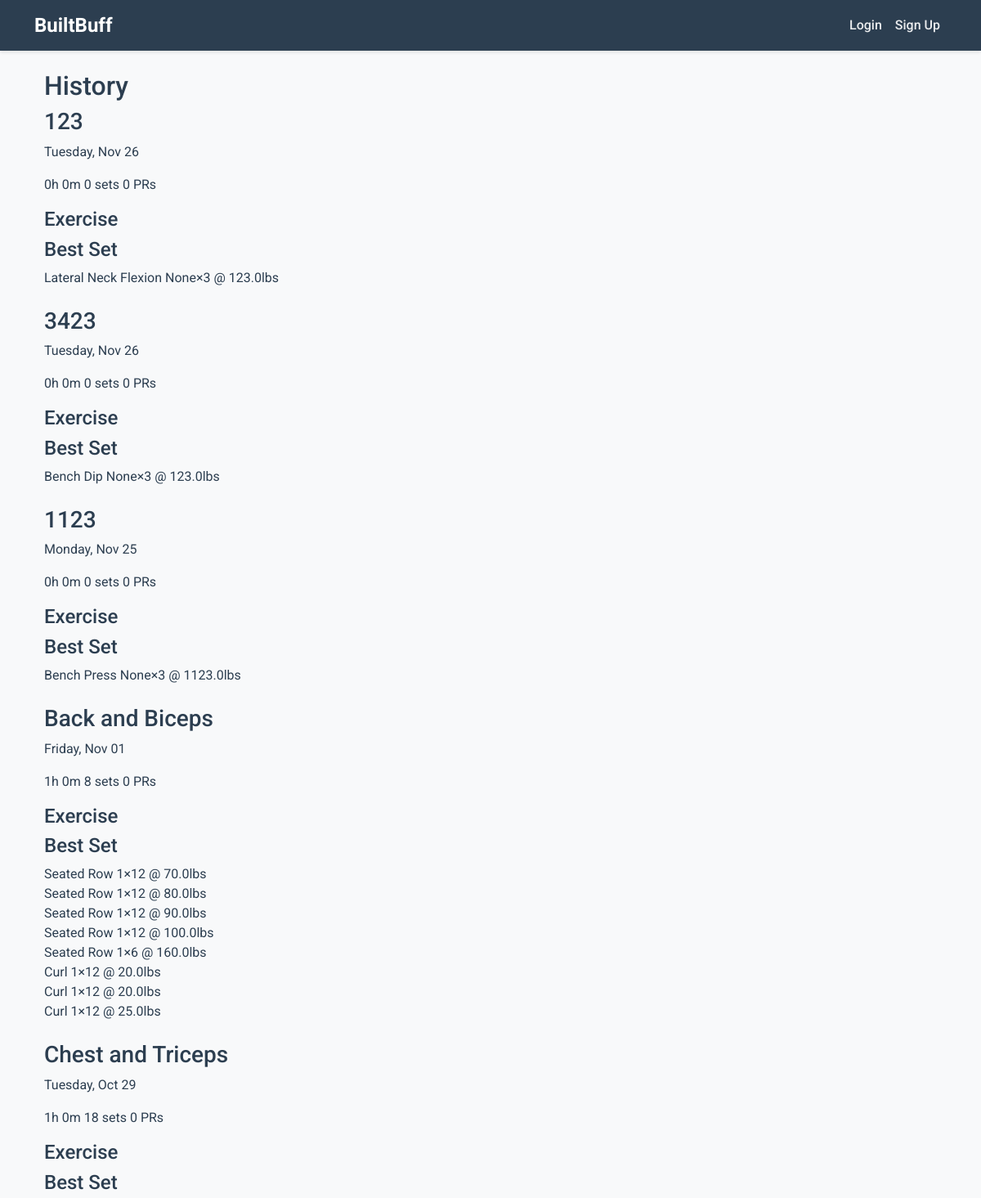
Screenshot of /history (signed in, upper part) with the database file from the repository.
### models/__init__.py (models this page shows, shortened)
class WorkoutSession(db.Model):
    __tablename__ = 'workout_sessions'
    session_id = db.Column(db.Integer, primary_key=True)
    user_id = db.Column(db.Integer, db.ForeignKey('users.user_id'), nullable=False)
    session_name = db.Column(db.String(100), nullable=False)
    start_time = db.Column(db.DateTime, default=datetime.utcnow)
    end_time = db.Column(db.DateTime, nullable=True)
    status = db.Column(db.String(10), default='active')
    workout_logs = db.relationship('WorkoutLog', backref='session', lazy=True)

class WorkoutLog(db.Model):
    __tablename__ = 'workout_logs'
    workout_id = db.Column(db.Integer, primary_key=True)
    user_id = db.Column(db.Integer, db.ForeignKey('users.user_id'))
    session_id = db.Column(db.Integer, db.ForeignKey('workout_sessions.session_id'), nullable=False)
    session_workout_number = db.Column(db.Integer)  # New field for tracking workout number in the session
    completed_at = db.Column(db.Date)
    intensity_level = db.Column(db.String(10))
    rest_time = db.Column(db.Integer)
    reps = db.Column(db.Integer)
    sets = db.Column(db.Integer)
    exercise_name = db.Column(db.String(100))
    equipment = db.Column(db.String(100))
    variation = db.Column(db.String(100))
    weight = db.Column(db.Float)  # Weight used in each exercise

### app.py (the view)
@app.route('/history')
@login_required
def history():
    workout_sessions = WorkoutSession.query.filter_by(
        user_id=current_user.user_id,
        status='completed'
    ).order_by(WorkoutSession.start_time.desc()).all()
    session_data = []
    for session in workout_sessions:
        workout_logs = WorkoutLog.query.filter_by(
            session_id=session.session_id
        ).order_by(WorkoutLog.session_workout_number).all()
        total_sets = sum(log.sets for log in workout_logs if log.sets)
        exercises = []
        for log in workout_logs:
            exercises.append({
                'name': log.exercise_name.title(),
                'sets': log.sets,
                'reps': log.reps,
                'weight': log.weight
            })
        duration = (session.end_time - session.start_time).total_seconds() / 3600 if session.end_time else 0
        session_data.append({
            'id': session.session_id,
            'name': session.session_name,
            'date': session.start_time,
            'duration': f"{int(duration)}h {int((duration % 1) * 60)}m",
            'total_sets': total_sets,
            'exercises': exercises,
            'prs': 0  # You can implement PR detection logic here
        })
    return render_template('history.html', workout_sessions=session_data)

### app.py (called while the page is built)
@login_manager.user_loader
def load_user(user_id):
    return User.query.get(int(user_id))

### templates/history.html
{% extends "base.html" %}
{% block content %}
<div class="container mt-4">
    <h2>History</h2>
    {% for session in workout_sessions %}
    <div class="workout-session mb-4">
        <h3>{{ session.name }}</h3>
        <p>{{ session.date.strftime('%A, %b %d') }}</p>
        <div class="session-stats">
            <span>{{ session.duration }}</span>
            <span>{{ session.total_sets }} sets</span>
            <span>{{ session.prs }} PRs</span>
        </div>
        <div class="exercises mt-3">
            <h4>Exercise</h4>
            <h4>Best Set</h4>
            {% for exercise in session.exercises %}
            <div class="exercise-row">
                <span>{{ exercise.name }}</span>
                <span>{{ exercise.sets }}×{{ exercise.reps }} @ {{ exercise.weight }}lbs</span>
            </div>
            {% endfor %}
        </div>
    </div>
    {% endfor %}
</div>
{% endblock %}

### templates/base.html (style rules this page uses)
:root { --primary-color: #2C3E50; --secondary-color: #E74C3C; --accent-color: #3498DB; --background-color: #F8F9FA; --text-color: #2C3E50; }
body { font-family: 'Roboto', sans-serif; background-color: var(--background-color); color: var(--text-color); }

### rows the page displays
WorkoutSession: name "123", date "Tuesday, Nov 26", duration "0h 0m", total_sets "0", prs "0"
WorkoutLog: name "Lateral Neck Flexion", sets "None", reps "3", weight "123.0"
WorkoutSession: name "3423", date "Tuesday, Nov 26", duration "0h 0m", total_sets "0", prs "0"
WorkoutLog: name "Bench Dip", sets "None", reps "3", weight "123.0"
WorkoutSession: name "1123", date "Monday, Nov 25", duration "0h 0m", total_sets "0", prs "0"
WorkoutLog: name "Bench Press", sets "None", reps "3", weight "1123.0"
WorkoutSession: name "Back and Biceps", date "Friday, Nov 01", duration "1h 0m", total_sets "8", prs "0"
WorkoutLog: name "Seated Row", sets "1", reps "12", weight "70.0"
WorkoutLog: name "Seated Row", sets "1", reps "12", weight "80.0"
WorkoutLog: name "Seated Row", sets "1", reps "12", weight "90.0"
WorkoutLog: name "Seated Row", sets "1", reps "12", weight "100.0"
WorkoutLog: name "Seated Row", sets "1", reps "6", weight "160.0"
WorkoutLog: name "Curl", sets "1", reps "12", weight "20.0"
WorkoutLog: name "Curl", sets "1", reps "12", weight "20.0"
WorkoutLog: name "Curl", sets "1", reps "12", weight "25.0"
WorkoutSession: name "Chest and Triceps", date "Tuesday, Oct 29", duration "1h 0m", total_sets "18", prs "0"
